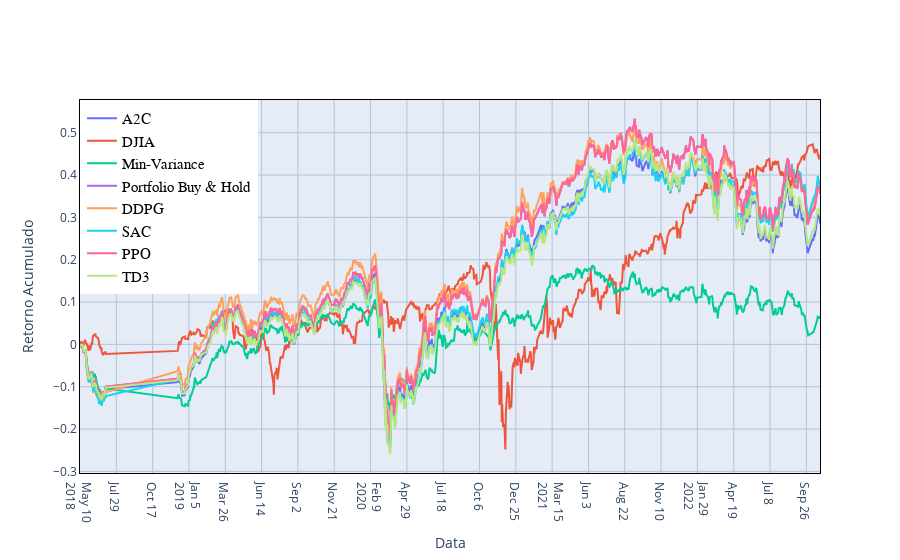

The cell this chart's notebook holds for it:
### Code cell
fig = go.Figure()
fig.add_trace(trace0_portfolio)
fig.add_trace(trace1_portfolio)
fig.add_trace(trace2_portfolio)
fig.add_trace(trace3_portfolio)
fig.add_trace(trace4_portfolio)
fig.add_trace(trace5_portfolio)
fig.add_trace(trace6_portfolio)
fig.add_trace(trace7_portfolio)




fig.update_layout(
    legend=dict(
        x=0,
        y=1,
        traceorder="normal",
        font=dict(
            family="arial",
            size=15,
            color="black"
        ),
        bgcolor="White",
        bordercolor="white",
        borderwidth=2
        
    ),
)
#fig.update_layout(legend_orientation="h")
fig.update_layout(title={
        #'text': "Cumulative Return using FinRL",
        'y':0.85,
        'x':0.85,
        'xanchor': 'center',
        'yanchor': 'top'})
#with Transaction cost
#fig.update_layout(title =  'Quarterly Trade Date')
fig.update_layout(
#    margin=dict(l=20, r=20, t=20, b=20),

    #paper_bgcolor='rgba(1,1,0,0)',
    #paper_bgcolor='rgb(255,1,0)',
    #plot_bgcolor='rgba(1, 1, 0, 0)',
    xaxis_title="Data",
    yaxis_title="Retorno Acumulado",

    xaxis={'type': 'date', 
       'tick0': time_ind[0], 
        'tickmode': 'linear', 
       'dtick': 86400000.0 *80}

)
fig.update_xaxes(showline=True,linecolor='black',showgrid=True, gridwidth=1, gridcolor='LightSteelBlue',mirror=True)
fig.update_yaxes(showline=True,linecolor='black',showgrid=True, gridwidth=1, gridcolor='LightSteelBlue',mirror=True)
fig.update_yaxes(zeroline=True, zerolinewidth=1, zerolinecolor='LightSteelBlue')

fig.show()

### Figure 1 — Plotly figure (JSON) as saved in the notebook; plotly's stock layout.template omitted (floating-point values rounded to 4 significant figures; data arrays with more than 128 entries replaced by an {"elided": "..."} marker saying what was removed)
{"data": [{"mode": "lines", "name": "A2C", "type": "scatter", "x": {"elided": "893 str values"}, "y": {"elided": "893 float values"}}, {"mode": "lines", "name": "DJIA", "type": "scatter", "x": {"elided": "893 str values"}, "y": {"elided": "1125 float values"}}, {"mode": "lines", "name": "Min-Variance", "type": "scatter", "x": {"elided": "893 str values"}, "y": {"elided": "893 float values"}}, {"mode": "lines", "name": "Portfolio Buy & Hold", "type": "scatter", "x": {"elided": "893 str values"}, "y": {"elided": "893 float values"}}, {"mode": "lines", "name": "DDPG", "type": "scatter", "x": {"elided": "893 str values"}, "y": {"elided": "893 float values"}}, {"mode": "lines", "name": "SAC", "type": "scatter", "x": {"elided": "893 str values"}, "y": {"elided": "893 float values"}}, {"mode": "lines", "name": "PPO", "type": "scatter", "x": {"elided": "893 str values"}, "y": {"elided": "893 float values"}}, {"mode": "lines", "name": "TD3", "type": "scatter", "x": {"elided": "893 str values"}, "y": {"elided": "893 float values"}}], "layout": {"legend": {"bgcolor": "White", "bordercolor": "white", "borderwidth": 2, "font": {"color": "black", "family": "arial", "size": 15}, "traceorder": "normal", "x": 0, "y": 1}, "title": {"x": 0.85, "xanchor": "center", "y": 0.85, "yanchor": "top"}, "xaxis": {"dtick": 6912000000, "gridcolor": "LightSteelBlue", "gridwidth": 1, "linecolor": "black", "mirror": true, "showgrid": true, "showline": true, "tick0": "2018-05-10T00:00:00", "tickmode": "linear", "title": {"text": "Data"}, "type": "date"}, "yaxis": {"gridcolor": "LightSteelBlue", "gridwidth": 1, "linecolor": "black", "mirror": true, "showgrid": true, "showline": true, "title": {"text": "Retorno Acumulado"}, "zeroline": true, "zerolinecolor": "LightSteelBlue", "zerolinewidth": 1}}}
